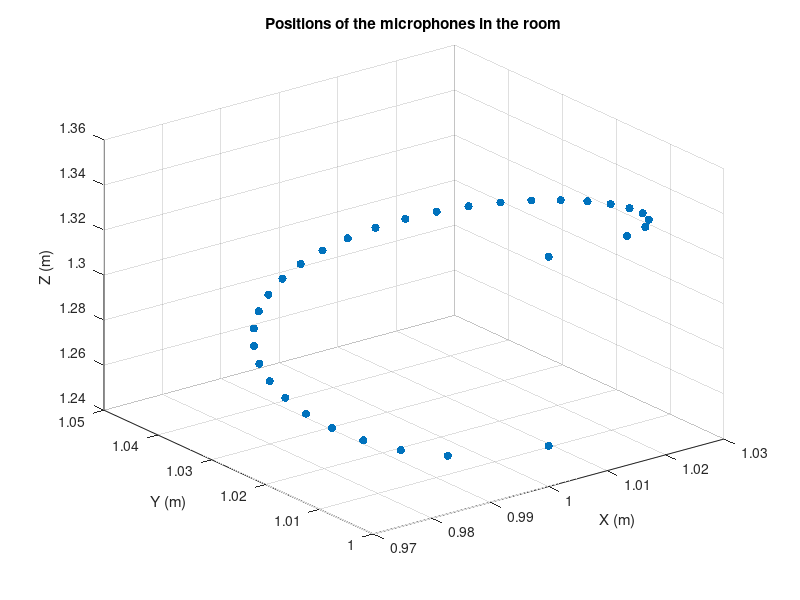

Source code (MATLAB):

%%%%%%%%%%%%%%%%%%%%%%%%%%%%%%%%%%%%%%%%%%%%%%%%%%%%%%%%%%%%%%%%%%%%%%%%%%%
% SCRIPT WHICH DEFINES THE CORRESPONDING POSITIONS FOR SINGLE SENSORS IN A 
% HIGH ORDER MICROPHONE
% Author: sergiozc
%%%%%%%%%%%%%%%%%%%%%%%%%%%%%%%%%%%%%%%%%%%%%%%%%%%%%%%%%%%%%%%%%%%%%%%%%%%

clc;
clear all;
close all;

% Number os microphones
num_mic = 32;
% Sphere radius (meters)
radius = 0.042;
% Coordenates of the center of the sphere
center = [1, 1, 1.3];
% Calculate microphone positions in spherical coordinates
theta = pi * (0:num_mic-1) / num_mic; % Polar angle
phi = acos(1 - 2 * (0:num_mic-1) / (num_mic - 1)); % Azimut angle
r = radius * ones(1, num_mic); % Same radius
% Spherical coordinates to cartesian
x = r .* sin(phi) .* cos(theta) + center(1);
y = r .* sin(phi) .* sin(theta) + center(2);
z = r .* cos(phi) + center(3);

% Spatial Visualizaion
figure;
scatter3(x, y, z, 'filled');
xlabel('X (m)');
ylabel('Y (m)');
zlabel('Z (m)');
title('Positions of the microphones in the room');
grid on;

% Print the positions
disp('Microphones positions:');
for i = 1:num_mic
    fprintf('Sensor %d: x = %.4f m, y = %.4f m, z = %.4f m\n', i, x(i), y(i), z(i));
end
